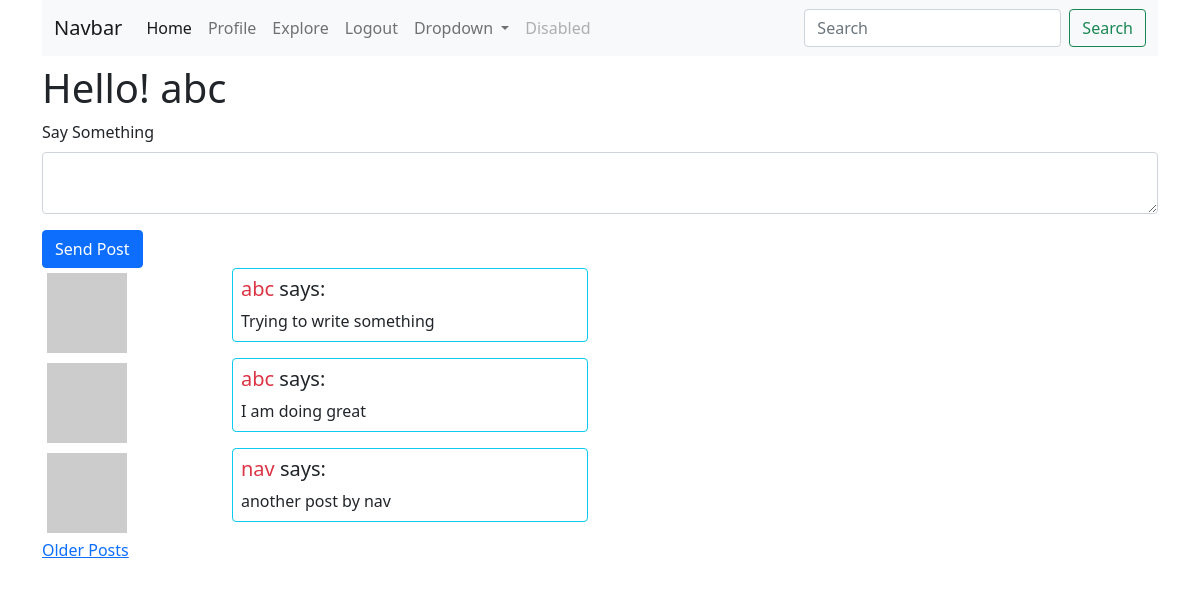
Before: /index (signed in) with the older database file.
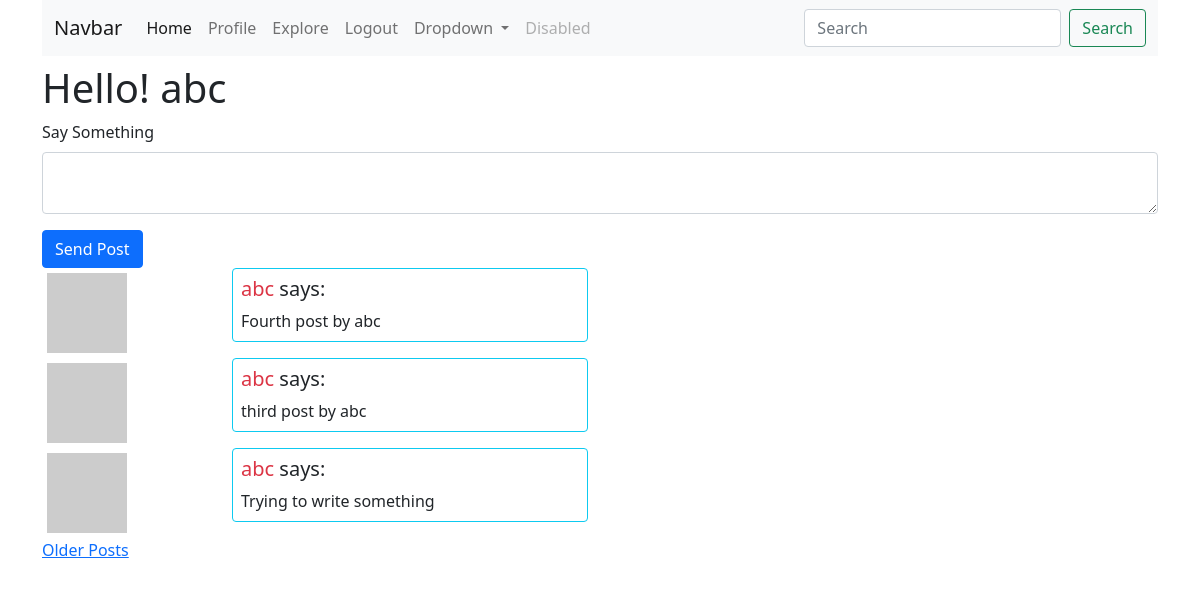
After: the same page with the newer database file.
### app/models.py (models this page shows, shortened)
class User(UserMixin, db.Model):
    id = db.Column(db.Integer, primary_key=True)
    username = db.Column(db.String(64), index=True, unique=True)
    email = db.Column(db.String(120), index=True, unique=True)
    password_hash = db.Column(db.String(128))
    posts = db.relationship('Post', backref='author', lazy='dynamic')
    about_me = db.Column(db.String(140))
    last_seen = db.Column(db.DateTime, default=datetime.utcnow)
    followed = db.relationship(
        'User', secondary=followers,
        primaryjoin = (followers.c.follower_id == id),
        secondaryjoin = (followers.c.followed_id == id),
        backref = db.backref('followers', lazy='dynamic'), lazy='dynamic')
    def avatar(self, size):
        digest = md5(self.email.lower().encode('utf-8')).hexdigest()
        return f'https://gravatar.com/avatar/{digest}?d=identicon&s={size}'
    def followed_posts(self):
        followed = Post.query.join(
            followers, (followers.c.followed_id == Post.user_id)).filter(
                followers.c.follower_id == self.id)
        own = Post.query.filter_by(user_id=self.id)
        return followed.union(own).order_by(Post.timestamp.desc())

class Post(db.Model):
    id = db.Column(db.Integer, primary_key=True)
    body = db.Column(db.String(140))
    timestamp = db.Column(db.DateTime, index=True, default=datetime.utcnow)
    user_id = db.Column(db.Integer, db.ForeignKey('user.id'))

### app/routes.py (the view)
@app.route('/', methods=['GET', 'POST'])
@app.route('/index', methods=['GET', 'POST'])
@login_required
def index():
    form = PostForm()
    if form.validate_on_submit():
        post = Post(body=form.post.data, author=current_user)
        db.session.add(post)
        db.session.commit()
        flash('Your post is live !', 'success')
        return redirect(url_for('index'))
    page = request.args.get('page', default=1, type=int)
    posts = current_user.followed_posts().paginate(page, app.config['POSTS_PER_PAGE'], False)
    next_url = url_for('index', page=posts.next_num) if posts.has_next else None
    prev_url = url_for('index', page=posts.prev_num) if posts.has_prev else None
    return render_template('index.html', title='Home', form=form, posts=posts.items,
                            next_url=next_url, prev_url=prev_url)

### app/forms.py
class PostForm(FlaskForm):
    post = TextAreaField('Say Something', validators=[
        InputRequired('Please write something'), Length(min=1, max=140)])
    submit = SubmitField('Send Post')

### app/models.py (called while the page is built)
@login.user_loader
def load_user(id):
    return User.query.get(int(id))

### app/routes.py (called while the page is built)
@app.before_request
def before_request():
    if current_user.is_authenticated:
        current_user.last_seen = datetime.utcnow()
        db.session.commit()

### app/templates/index.html (shortened to what this page needs)
{% extends 'base.html' %}
{% block content %}
    <h1>Hello! {{ current_user.username }}</h1>
    {% if form %}
    <form action="", method="POST", novalidate>
        <div class="mb-3">
            {{ form.post.label(class_='form-label') }}
            {{ form.post(class_='form-control') }}
        </div>
        {{ form.submit(class_='btn btn-primary') }}
    </form>
    {% endif %}
    {% for post in posts %}
    {% include '_post.html' %}
    {% endfor %}
    {% if next_url %}
    <a href="{{ next_url }}">Older Posts</a>
    {% endif %}
{% endblock %}

### app/templates/base.html (shortened to what this page needs)
<!DOCTYPE html>
<html lang="en">
<head>
    <link href="{{ url_for('static', filename='css/bootstrap.min.css') }}" rel="stylesheet">
</head>
<body>
    <div class="container">
        {% include '_navbar.html' %}
        {% block content %}{% endblock %}
    </div>
</body>
</html>

### app/templates/_navbar.html (shortened to what this page needs)
<nav class="navbar navbar-expand-lg navbar-light bg-light mb-2">
    <div class="container-fluid">
      <a class="navbar-brand" href="#">Navbar</a>
      <div class="collapse navbar-collapse" id="navbarSupportedContent">
        <ul class="navbar-nav me-auto mb-2 mb-lg-0">
          <li class="nav-item">
            <a class="nav-link active" aria-current="page" href="{{ url_for('index') }}">Home</a>
          </li>
          {% if current_user.is_authenticated %}
          <li class="nav-item">
            <a class="nav-link" href="{{ url_for('user', username=current_user.username) }}">Profile</a>
          </li>
          {% endif %}
          <li class="nav-item">
            <a class="nav-link" href="{{ url_for('explore') }}">Explore</a>
          </li>
          <li class="nav-item">
            {% if current_user.is_anonymous %}
            <a class="nav-link" href="{{ url_for('login') }}">Login</a>
            {% else %}
            <a class="nav-link" href="{{ url_for('logout') }}">Logout</a>
            {% endif %}
          </li>
          <li class="nav-item dropdown">
            <a class="nav-link dropdown-toggle" href="#" id="navbarDropdown" role="button" data-bs-toggle="dropdown" aria-expanded="false">
              Dropdown
            </a>
          </li>
          <li class="nav-item">
            <a class="nav-link disabled" href="#" tabindex="-1" aria-disabled="true">Disabled</a>
          </li>
        </ul>
        <form class="d-flex">
          <input class="form-control me-2" type="search" placeholder="Search" aria-label="Search">
          <button class="btn btn-outline-success" type="submit">Search</button>
        </form>
      </div>
    </div>
  </nav>

### app/templates/_post.html
<div class="row justify-content-start">
    <div class="col-2">
        <img src="{{ post.author.avatar(36) }}" alt="avatar of {{ post.author.username }}" class="img-thumbnail border-white">
    </div>
    <div class="col-4">
        <div class="card mb-2 border-info">
            <div class="card-body p-2">
                <h5 class="card-title">
                    <a href="{{ url_for('user', username=post.author.username) }}" class="link-danger text-decoration-none">
                        {{ post.author.username }}
                    </a> says:
                </h5>
                <p class="card-text">{{ post.body }}</p>
            </div>
        </div>
    </div>
</div>

Changed rows visible on the page:
no longer on this page (row unchanged): Post: author.username "abc", body "I am doing great"
no longer on this page (row unchanged): Post: author.username "nav", body "another post by nav"
added Post: author.username "abc", body "Fourth post by abc"
added Post: author.username "abc", body "third post by abc"
